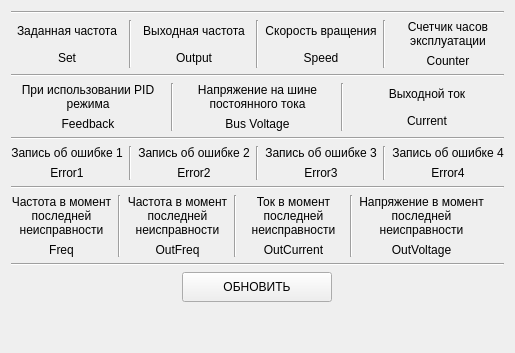
     <widget class="QWidget" name="tabMeasurements">
      <attribute name="title">
       <string>Измерения</string>
      </attribute>
      <layout class="QVBoxLayout" name="verticalLayout_25">
       <item>
        <widget class="Line" name="line_15">
         <property name="orientation">
          <enum>Qt::Horizontal</enum>
         </property>
        </widget>
       </item>
       <item>
        <layout class="QHBoxLayout" name="horizontalLayout_16">
         <item>
          <layout class="QVBoxLayout" name="verticalLayout_14">
           <item>
            <widget class="QLabel" name="lbFrequency">
             <property name="text">
              <string>Заданная частота</string>
             </property>
             <property name="alignment">
              <set>Qt::AlignCenter</set>
             </property>
             <property name="wordWrap">
              <bool>false</bool>
             </property>
            </widget>
           </item>
           <item>
            <widget class="QLabel" name="lbSetFrequency">
             <property name="text">
              <string>Set</string>
             </property>
             <property name="alignment">
              <set>Qt::AlignCenter</set>
             </property>
            </widget>
           </item>
          </layout>
         </item>
         <item>
          <widget class="Line" name="line_3">
           <property name="orientation">
            <enum>Qt::Vertical</enum>
           </property>
          </widget>
         </item>
         <item>
          <layout class="QVBoxLayout" name="verticalLayout_15">
           <item>
            <widget class="QLabel" name="lbOFrequency">
             <property name="text">
              <string>Выходная частота</string>
             </property>
             <property name="alignment">
              <set>Qt::AlignCenter</set>
             </property>
            </widget>
           </item>
           <item>
            <widget class="QLabel" name="lbOutputFrequency">
             <property name="text">
              <string>Output</string>
             </property>
             <property name="alignment">
              <set>Qt::AlignCenter</set>
             </property>
            </widget>
           </item>
          </layout>
         </item>
         <item>
          <widget class="Line" name="line_4">
           <property name="orientation">
            <enum>Qt::Vertical</enum>
           </property>
          </widget>
         </item>
         <item>
          <layout class="QVBoxLayout" name="verticalLayout_16">
           <item>
            <widget class="QLabel" name="lbRSpeed">
             <property name="text">
              <string>Скорость вращения</string>
             </property>
             <property name="alignment">
              <set>Qt::AlignCenter</set>
             </property>
            </widget>
           </item>
           <item>
            <widget class="QLabel" name="lbRotationalSpeed">
             <property name="text">
              <string>Speed</string>
             </property>
             <property name="alignment">
              <set>Qt::AlignCenter</set>
             </property>
            </widget>
           </item>
          </layout>
         </item>
         <item>
          <widget class="Line" name="line_5">
           <property name="orientation">
            <enum>Qt::Vertical</enum>
           </property>
          </widget>
         </item>
         <item>
          <layout class="QVBoxLayout" name="verticalLayout_19">
           <item>
            <widget class="QLabel" name="lbOHCounter">
             <property name="text">
              <string>Счетчик часов эксплуатации</string>
             </property>
             <property name="alignment">
              <set>Qt::AlignCenter</set>
             </property>
             <property name="wordWrap">
              <bool>true</bool>
             </property>
             <property name="indent">
              <number>0</number>
             </property>
             <property name="openExternalLinks">
              <bool>false</bool>
             </property>
            </widget>
           </item>
           <item>
            <widget class="QLabel" name="lbOperatingHoursCounter">
             <property name="text">
              <string>Counter</string>
             </property>
             <property name="alignment">
              <set>Qt::AlignCenter</set>
             </property>
            </widget>
           </item>
          </layout>
         </item>
        </layout>
       </item>
       <item>
        <widget class="Line" name="line">
         <property name="sizePolicy">
          <sizepolicy hsizetype="Expanding" vsizetype="Fixed">
           <horstretch>0</horstretch>
           <verstretch>0</verstretch>
          </sizepolicy>
         </property>
         <property name="orientation">
          <enum>Qt::Horizontal</enum>
         </property>
        </widget>
       </item>
       <item>
        <layout class="QHBoxLayout" name="horizontalLayout_17">
         <item>
          <layout class="QVBoxLayout" name="verticalLayout_22">
           <item>
            <widget class="QLabel" name="lbFeedbakValue">
             <property name="text">
              <string>При использовании PID режима</string>
             </property>
             <property name="alignment">
              <set>Qt::AlignCenter</set>
             </property>
             <property name="wordWrap">
              <bool>true</bool>
             </property>
             <property name="indent">
              <number>0</number>
             </property>
             <property name="openExternalLinks">
              <bool>false</bool>
             </property>
            </widget>
           </item>
           <item>
            <widget class="QLabel" name="lbFeedbackPidMode">
             <property name="text">
              <string>Feedback</string>
             </property>
             <property name="alignment">
              <set>Qt::AlignCenter</set>
             </property>
            </widget>
           </item>
          </layout>
         </item>
         <item>
          <widget class="Line" name="line_6">
           <property name="orientation">
            <enum>Qt::Vertical</enum>
           </property>
          </widget>
         </item>
         <item>
          <layout class="QVBoxLayout" name="verticalLayout_18">
           <item>
            <widget class="QLabel" name="lbVoltage">
             <property name="text">
              <string>Напряжение на шине постоянного тока</string>
             </property>
             <property name="alignment">
              <set>Qt::AlignCenter</set>
             </property>
             <property name="wordWrap">
              <bool>true</bool>
             </property>
            </widget>
           </item>
           <item>
            <widget class="QLabel" name="lbDCBusVoltage">
             <property name="text">
              <string>Bus Voltage</string>
             </property>
             <property name="alignment">
              <set>Qt::AlignCenter</set>
             </property>
            </widget>
           </item>
          </layout>
         </item>
         <item>
          <widget class="Line" name="line_7">
           <property name="orientation">
            <enum>Qt::Vertical</enum>
           </property>
          </widget>
         </item>
         <item>
          <layout class="QVBoxLayout" name="verticalLayout_17">
           <item>
            <widget class="QLabel" name="lbOCurrent">
             <property name="text">
              <string>Выходной ток</string>
             </property>
             <property name="alignment">
              <set>Qt::AlignCenter</set>
             </property>
            </widget>
           </item>
           <item>
            <widget class="QLabel" name="lbOutputCurrent">
             <property name="text">
              <string>Current</string>
             </property>
             <property name="alignment">
              <set>Qt::AlignCenter</set>
             </property>
            </widget>
           </item>
          </layout>
         </item>
        </layout>
       </item>
       <item>
        <widget class="Line" name="line_2">
         <property name="orientation">
          <enum>Qt::Horizontal</enum>
         </property>
        </widget>
       </item>
       <item>
        <layout class="QHBoxLayout" name="horizontalLayout_18">
         <item>
          <layout class="QVBoxLayout" name="verticalLayout_20">
           <item>
            <widget class="QLabel" name="lbError1">
             <property name="text">
              <string>Запись об ошибке 1</string>
             </property>
             <property name="alignment">
              <set>Qt::AlignCenter</set>
             </property>
             <property name="wordWrap">
              <bool>true</bool>
             </property>
             <property name="indent">
              <number>0</number>
             </property>
             <property name="openExternalLinks">
              <bool>false</bool>
             </property>
            </widget>
           </item>
           <item>
            <widget class="QLabel" name="lbErrorRecord1">
             <property name="text">
              <string>Error1</string>
             </property>
             <property name="alignment">
              <set>Qt::AlignCenter</set>
             </property>
            </widget>
           </item>
          </layout>
         </item>
         <item>
          <widget class="Line" name="line_8">
           <property name="orientation">
            <enum>Qt::Vertical</enum>
           </property>
          </widget>
         </item>
         <item>
          <layout class="QVBoxLayout" name="verticalLayout_21">
           <item>
            <widget class="QLabel" name="lbError2">
             <property name="text">
              <string>Запись об ошибке 2</string>
             </property>
             <property name="alignment">
              <set>Qt::AlignCenter</set>
             </property>
             <property name="wordWrap">
              <bool>true</bool>
             </property>
             <property name="indent">
              <number>0</number>
             </property>
             <property name="openExternalLinks">
              <bool>false</bool>
             </property>
            </widget>
           </item>
           <item>
            <widget class="QLabel" name="lbErrorRecord2">
             <property name="text">
              <string>Error2</string>
             </property>
             <property name="alignment">
              <set>Qt::AlignCenter</set>
             </property>
            </widget>
           </item>
          </layout>
         </item>
         <item>
          <widget class="Line" name="line_9">
           <property name="orientation">
            <enum>Qt::Vertical</enum>
           </property>
          </widget>
         </item>
         <item>
          <layout class="QVBoxLayout" name="verticalLayout_23">
           <item>
            <widget class="QLabel" name="lbError3">
             <property name="text">
              <string>Запись об ошибке 3</string>
             </property>
             <property name="alignment">
              <set>Qt::AlignCenter</set>
             </property>
             <property name="wordWrap">
              <bool>true</bool>
             </property>
             <property name="indent">
              <number>0</number>
             </property>
             <property name="openExternalLinks">
              <bool>false</bool>
             </property>
            </widget>
           </item>
           <item>
            <widget class="QLabel" name="lbErrorRecord3">
             <property name="text">
              <string>Error3</string>
             </property>
             <property name="alignment">
              <set>Qt::AlignCenter</set>
             </property>
            </widget>
           </item>
          </layout>
         </item>
         <item>
          <widget class="Line" name="line_10">
           <property name="orientation">
            <enum>Qt::Vertical</enum>
           </property>
          </widget>
         </item>
         <item>
          <layout class="QVBoxLayout" name="verticalLayout_24">
           <item>
            <widget class="QLabel" name="lbError4">
             <property name="text">
              <string>Запись об ошибке 4</string>
             </property>
             <property name="alignment">
              <set>Qt::AlignCenter</set>
             </property>
             <property name="wordWrap">
              <bool>true</bool>
             </property>
             <property name="indent">
              <number>0</number>
             </property>
             <property name="openExternalLinks">
              <bool>false</bool>
             </property>
            </widget>
           </item>
           <item>
            <widget class="QLabel" name="lbErrorRecord4">
             <property name="text">
              <string>Error4</string>
             </property>
             <property name="alignment">
              <set>Qt::AlignCenter</set>
             </property>
            </widget>
           </item>
          </layout>
         </item>
        </layout>
       </item>
       <item>
        <widget class="Line" name="line_11">
         <property name="orientation">
          <enum>Qt::Horizontal</enum>
         </property>
        </widget>
       </item>
       <item>
        <layout class="QHBoxLayout" name="horizontalLayout_19">
         <property name="sizeConstraint">
          <enum>QLayout::SetDefaultConstraint</enum>
         </property>
         <property name="rightMargin">
          <number>0</number>
         </property>
         <property name="bottomMargin">
          <number>0</number>
         </property>
         <item>
          <layout class="QVBoxLayout" name="verticalLayout_29">
           <item>
            <widget class="QLabel" name="label_8">
             <property name="text">
              <string>Частота в момент 
последней
неисправности</string>
             </property>
             <property name="alignment">
              <set>Qt::AlignCenter</set>
             </property>
             <property name="wordWrap">
              <bool>true</bool>
             </property>
            </widget>
           </item>
           <item>
            <widget class="QLabel" name="lbErrorFreq">
             <property name="text">
              <string>Freq</string>
             </property>
             <property name="alignment">
              <set>Qt::AlignCenter</set>
             </property>
            </widget>
           </item>
          </layout>
         </item>
         <item>
          <widget class="Line" name="line_12">
           <property name="orientation">
            <enum>Qt::Vertical</enum>
           </property>
          </widget>
         </item>
         <item>
          <layout class="QVBoxLayout" name="verticalLayout_31" stretch="0,0">
           <property name="spacing">
            <number>6</number>
           </property>
           <property name="leftMargin">
            <number>0</number>
           </property>
           <property name="rightMargin">
            <number>0</number>
           </property>
           <item>
            <widget class="QLabel" name="label_9">
             <property name="text">
              <string>Частота в момент 
последней
неисправности</string>
             </property>
             <property name="alignment">
              <set>Qt::AlignCenter</set>
             </property>
             <property name="wordWrap">
              <bool>false</bool>
             </property>
            </widget>
           </item>
           <item>
            <widget class="QLabel" name="lbErrorOutFreq">
             <property name="text">
              <string>OutFreq</string>
             </property>
             <property name="alignment">
              <set>Qt::AlignCenter</set>
             </property>
            </widget>
           </item>
          </layout>
         </item>
         <item>
          <widget class="Line" name="line_13">
           <property name="orientation">
            <enum>Qt::Vertical</enum>
           </property>
          </widget>
         </item>
         <item>
          <layout class="QVBoxLayout" name="verticalLayout_32">
           <property name="rightMargin">
            <number>0</number>
           </property>
           <item>
            <widget class="QLabel" name="label_11">
             <property name="text">
              <string>Ток в момент 
последней 
неисправности</string>
             </property>
             <property name="alignment">
              <set>Qt::AlignCenter</set>
             </property>
             <property name="wordWrap">
              <bool>true</bool>
             </property>
            </widget>
           </item>
           <item>
            <widget class="QLabel" name="lbErrorCurrent">
             <property name="text">
              <string>OutCurrent</string>
             </property>
             <property name="alignment">
              <set>Qt::AlignCenter</set>
             </property>
            </widget>
           </item>
          </layout>
         </item>
         <item>
          <widget class="Line" name="line_14">
           <property name="orientation">
            <enum>Qt::Vertical</enum>
           </property>
          </widget>
         </item>
         <item>
          <layout class="QVBoxLayout" name="verticalLayout_33">
           <property name="rightMargin">
            <number>20</number>
           </property>
           <item>
            <widget class="QLabel" name="label_14">
             <property name="text">
              <string>Напряжение в момент 
последней 
неисправности</string>
             </property>
             <property name="alignment">
              <set>Qt::AlignCenter</set>
             </property>
             <property name="wordWrap">
              <bool>true</bool>
             </property>
            </widget>
           </item>
           <item>
            <widget class="QLabel" name="lbErrorOutVoltage">
             <property name="text">
              <string>OutVoltage</string>
             </property>
             <property name="alignment">
              <set>Qt::AlignCenter</set>
             </property>
            </widget>
           </item>
          </layout>
         </item>
        </layout>
       </item>
       <item>
        <widget class="Line" name="line_16">
         <property name="orientation">
          <enum>Qt::Horizontal</enum>
         </property>
        </widget>
       </item>
       <item alignment="Qt::AlignHCenter">
        <widget class="QPushButton" name="pushButtonUpdate">
         <property name="sizePolicy">
          <sizepolicy hsizetype="Fixed" vsizetype="Fixed">
           <horstretch>0</horstretch>
           <verstretch>0</verstretch>
          </sizepolicy>
         </property>
         <property name="minimumSize">
          <size>
           <width>150</width>
           <height>30</height>
          </size>
         </property>
         <property name="text">
          <string>ОБНОВИТЬ</string>
         </property>
        </widget>
       </item>
       <item>
        <spacer name="verticalSpacer_12">
         <property name="orientation">
          <enum>Qt::Vertical</enum>
         </property>
         <property name="sizeHint" stdset="0">
          <size>
           <width>20</width>
           <height>40</height>
          </size>
         </property>
        </spacer>
       </item>
      </layout>
     </widget>
